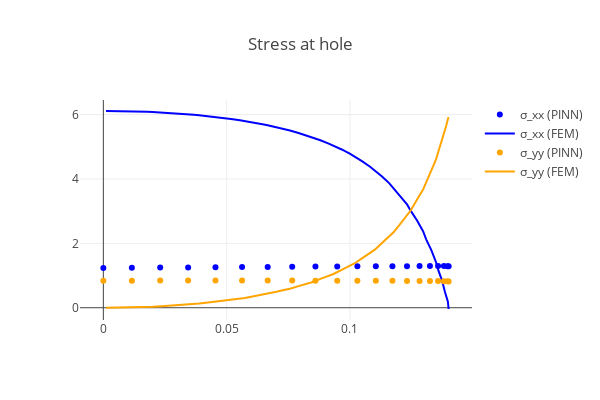

The notebook cell this image was saved under:
### Markdown cell above
## Visualization of results

### Code cell
val_rad_x = 0.14
val_plate = Plate(val_rad_x, N, M) 
data_input, data_output, data_hole = val_plate.load_reference_data()
val_collo, val_top, val_right, val_left, val_bottom, val_hole = val_plate.generate_dataset()

stress_hole = torch.vmap(sigma)(val_hole[:,:-2])
data_hole = np.loadtxt(f"data/hole_Rx={Rx}.csv", delimiter=",")
data_hole = data_hole[data_hole[:, 0].argsort()]

with torch.no_grad():
    fig = go.Figure()
    m1 = dict(color="blue")
    m2 = dict(color="orange")
    fig.add_trace(
        go.Scatter(
            x=hole[:, 0],
            y=stress_hole[:, 0, 0],
            marker=m1,
            mode="markers",
            name="σ_xx (PINN)",
        )
    )
    fig.add_trace(
        go.Scatter(
            x=data_hole[:, 0],
            y=data_hole[:, 2],
            marker=m1,
            mode="lines",
            name="σ_xx (FEM)",
        )
    )
    fig.add_trace(
        go.Scatter(
            x=hole[:, 0],
            y=stress_hole[:, 1, 1],
            marker=m2,
            mode="markers",
            name="σ_yy (PINN)",
        )
    )
    fig.add_trace(
        go.Scatter(
            x=data_hole[:, 0],
            y=data_hole[:, 3],
            marker=m2,
            mode="lines",
            name="σ_yy (FEM)",
        )
    )
    fig.update_layout(
        template="none", width=600, height=400, title="Stress at hole", showlegend=True
    )
    fig.show()

### Figure 1 — Plotly figure (JSON) as saved in the notebook; plotly's stock layout.template omitted (floating-point values rounded to 4 significant figures)
{"data": [{"marker": {"color": "blue"}, "mode": "markers", "name": "σ_xx (PINN)", "type": "scatter", "x": [0.14, 0.1395, 0.1381, 0.1357, 0.1324, 0.1282, 0.1231, 0.1172, 0.1105, 0.103, 0.09482, 0.08599, 0.07657, 0.06663, 0.05624, 0.04546, 0.03437, 0.02304, 0.01156, 8.573e-18], "y": [1.29, 1.292, 1.293, 1.294, 1.294, 1.294, 1.292, 1.291, 1.288, 1.285, 1.282, 1.278, 1.273, 1.268, 1.263, 1.258, 1.252, 1.246, 1.24, 1.234]}, {"marker": {"color": "blue"}, "mode": "lines", "name": "σ_xx (FEM)", "type": "scatter", "x": [0.001067, 0.004735, 0.008401, 0.01053, 0.0142, 0.01786, 0.01999, 0.02364, 0.0273, 0.02942, 0.03306, 0.0367, 0.03881, 0.04243, 0.04605, 0.04815, 0.05175, 0.05534, 0.05742, 0.06099, 0.06454, 0.0666, 0.07013, 0.07364, 0.07567, 0.07914, 0.08259, 0.08459, 0.08799, 0.09137, 0.09332, 0.09663, 0.09991, 0.1018, 0.105, 0.1081, 0.1099, 0.113, 0.116, 0.1176, 0.1205, 0.1232, 0.1247, 0.1273, 0.1296, 0.1309, 0.133, 0.1349, 0.1359, 0.1373, 0.1385, 0.139, 0.1397, 0.14], "y": [6.112, 6.111, 6.106, 6.103, 6.096, 6.085, 6.079, 6.065, 6.048, 6.039, 6.018, 5.994, 5.98, 5.952, 5.92, 5.902, 5.865, 5.824, 5.8, 5.753, 5.7, 5.67, 5.61, 5.545, 5.507, 5.431, 5.348, 5.3, 5.204, 5.101, 5.038, 4.917, 4.785, 4.703, 4.548, 4.381, 4.274, 4.078, 3.865, 3.715, 3.468, 3.201, 3.001, 2.703, 2.378, 2.117, 1.785, 1.414, 1.15, 0.8442, 0.4857, 0.3555, 0.1881, -0.03941]}, {"marker": {"color": "orange"}, "mode": "markers", "name": "σ_yy (PINN)", "type": "scatter", "x": [0.14, 0.1395, 0.1381, 0.1357, 0.1324, 0.1282, 0.1231, 0.1172, 0.1105, 0.103, 0.09482, 0.08599, 0.07657, 0.06663, 0.05624, 0.04546, 0.03437, 0.02304, 0.01156, 8.573e-18], "y": [0.8183, 0.8213, 0.8242, 0.827, 0.8296, 0.832, 0.8341, 0.8361, 0.8378, 0.8393, 0.8406, 0.8416, 0.8424, 0.8429, 0.8432, 0.8433, 0.8431, 0.8427, 0.842, 0.8411]}, {"marker": {"color": "orange"}, "mode": "lines", "name": "σ_yy (FEM)", "type": "scatter", "x": [0.001067, 0.004735, 0.008401, 0.01053, 0.0142, 0.01786, 0.01999, 0.02364, 0.0273, 0.02942, 0.03306, 0.0367, 0.03881, 0.04243, 0.04605, 0.04815, 0.05175, 0.05534, 0.05742, 0.06099, 0.06454, 0.0666, 0.07013, 0.07364, 0.07567, 0.07914, 0.08259, 0.08459, 0.08799, 0.09137, 0.09332, 0.09663, 0.09991, 0.1018, 0.105, 0.1081, 0.1099, 0.113, 0.116, 0.1176, 0.1205, 0.1232, 0.1247, 0.1273, 0.1296, 0.1309, 0.133, 0.1349, 0.1359, 0.1373, 0.1385, 0.139, 0.1397, 0.14], "y": [-0.001205, 0.003507, 0.007097, 0.009625, 0.01942, 0.02808, 0.03378, 0.04973, 0.06451, 0.07347, 0.09632, 0.1179, 0.1304, 0.1611, 0.1904, 0.2062, 0.2463, 0.2848, 0.305, 0.3562, 0.4054, 0.4306, 0.4954, 0.5576, 0.591, 0.6718, 0.7494, 0.7928, 0.8945, 0.9922, 1.048, 1.177, 1.301, 1.375, 1.54, 1.698, 1.796, 2.011, 2.212, 2.343, 2.614, 2.862, 3.036, 3.373, 3.671, 3.899, 4.286, 4.606, 4.859, 5.224, 5.483, 5.659, 5.863, 5.924]}], "layout": {"height": 400, "showlegend": true, "title": {"text": "Stress at hole"}, "width": 600}}
